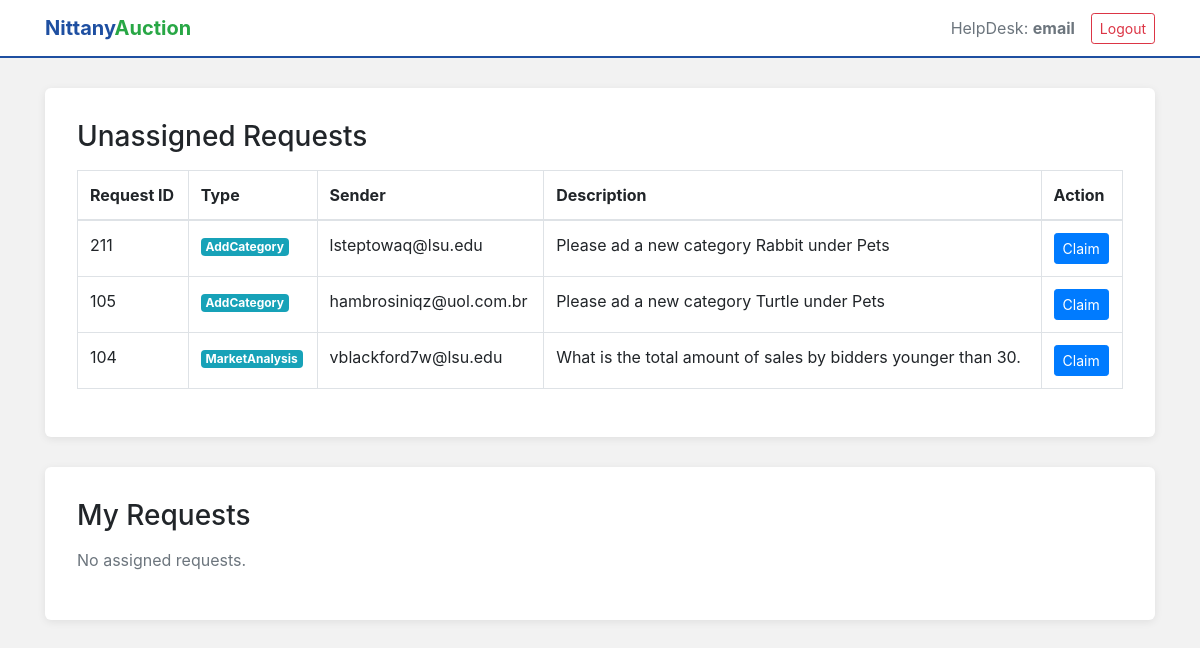
Page /helpdesk (signed in) on the earlier database version.
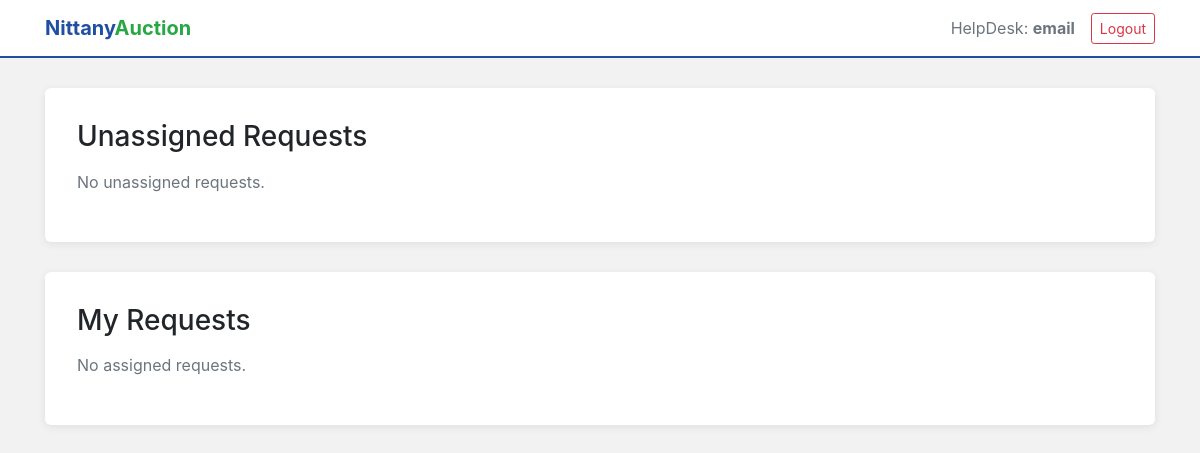
Same page on the later database version.
### tables this page shows
CREATE TABLE Requests (
    request_id INTEGER PRIMARY KEY AUTOINCREMENT,
    sender_email TEXT NOT NULL,
    helpdesk_staff_email TEXT DEFAULT 'helpdeskteam@lsu.edu',
    request_type TEXT NOT NULL,
    request_desc TEXT,
    request_status INTEGER DEFAULT 0,
    FOREIGN KEY (sender_email) REFERENCES User(email)
        ON UPDATE CASCADE
        ON DELETE RESTRICT,
    FOREIGN KEY (helpdesk_staff_email) REFERENCES User(email)
        ON UPDATE CASCADE
        ON DELETE SET DEFAULT
);

### app.py (the view)
@app.route('/helpdesk', methods=['GET'])
def helpdesk():
    user_email = session.get('email')
    if not user_email:
        return redirect(url_for('authenticate'))
    connection = get_connection()
    connection.row_factory = sqlite3.Row
    cursor = connection.cursor()
    cursor.execute('SELECT email FROM Helpdesk WHERE email = ?', (user_email,))
    result = cursor.fetchone()
    if not result:
        connection.close()
        return redirect(url_for('authenticate', error='You do not have access to the help desk'))
    cursor.execute("""
        SELECT *
        FROM Requests
        WHERE request_status = 0
          AND helpdesk_staff_email = 'helpdeskteam@lsu.edu'
        ORDER BY request_id DESC
    """)
    unassigned_requests = cursor.fetchall()
    cursor.execute("""
        SELECT *
        FROM Requests
        WHERE helpdesk_staff_email = ?
          AND request_status IN (1, 2)
        ORDER BY request_id DESC
    """, (user_email,))
    my_requests = cursor.fetchall()
    connection.close()
    return render_template(
        'helpdesk.html',
        email=user_email,
        unassigned_requests=unassigned_requests,
        my_requests=my_requests
    )

### app.py (called while the page is built)
@app.before_request
def ensure_roles_loaded():
    if 'email' in session and 'roles' not in session:
        connection = get_connection()
        cursor = connection.cursor()
        roles = []
        cursor.execute("SELECT 1 FROM Helpdesk WHERE email = ?", (session['email'],))
        if cursor.fetchone(): roles.append('helpdesk')
        cursor.execute("SELECT 1 FROM Sellers WHERE email = ?", (session['email'],))
        if cursor.fetchone(): roles.append('seller')
        cursor.execute("SELECT 1 FROM Bidders WHERE email = ?", (session['email'],))
        if cursor.fetchone(): roles.append('bidder')
        connection.close()
        session['roles'] = roles

def get_connection():
    conn = sql.connect(DB_NAME)
    return conn

### templates/helpdesk.html (shortened to what this page needs)
<!DOCTYPE html>
<html lang="en">
<head>
<link rel="stylesheet"
href="https://stackpath.bootstrapcdn.com/bootstrap/4.4.1/css/bootstrap.min.css"
crossorigin="anonymous">
</head>
<body>
<nav class="navbar navbar-expand-lg navbar-light">
<div class="container">
    <a class="navbar-brand brand-text" href="/">
        <span class="nittany">Nittany</span><span class="auction">Auction</span>
    </a>
    <div class="ml-auto d-flex align-items-center">
        <span class="text-muted mr-3">HelpDesk: <strong>{{ email }}</strong></span>
        <a class="btn btn-sm btn-outline-danger" href="/logout">Logout</a>
    </div>
</div>
</nav>
<div class="container">
    <div class="dashboard-card">
        <h3>Unassigned Requests</h3>
        {% if unassigned_requests %}
            <table class="table table-bordered mt-3">
                <thead>
                    <tr>
                        <th>Request ID</th>
                        <th>Type</th>
                        <th>Sender</th>
                        <th>Description</th>
                        <th>Action</th>
                    </tr>
                </thead>
                <tbody>
                    {% for r in unassigned_requests %}
                    <tr>
                        <td>{{ r['request_id'] }}</td>
                        <td>
                            <span class="badge badge-info">{{ r['request_type'] }}</span>
                        </td>
                        <td>{{ r['sender_email'] }}</td>
                        <td>{{ r['request_desc'] }}</td>
                        <td>
                            <form method="POST" action="/helpdesk/claim/{{ r['request_id'] }}">
                                <button type="submit" class="btn btn-sm btn-primary">Claim</button>
                            </form>
                        </td>
                    </tr>
                    {% endfor %}
                </tbody>
            </table>
        {% else %}
            <p class="text-muted mt-3">No unassigned requests.</p>
        {% endif %}
    </div>
    <div class="dashboard-card">
        <h3>My Requests</h3>
        {% if my_requests %}
            <table class="table table-bordered mt-3">
                <thead>
                    <tr>
                        <th>Request ID</th>
                        <th>Type</th>
                        <th>Sender</th>
                        <th>Description</th>
                        <th>Status</th>
                        <th>Action</th>
                    </tr>
                </thead>
                <tbody>
                    {% for r in my_requests %}
                    <tr>
                        <td>{{ r['request_id'] }}</td>
                        <td>
                            <span class="badge badge-info">{{ r['request_type'] }}</span>
                        </td>
                        <td>{{ r['sender_email'] }}</td>
                        <td>{{ r['request_desc'] }}</td>
                        <td>
                            {% if r['request_status'] == 1 %}
                                Claimed
                            {% elif r['request_status'] == 2 %}
                                Completed
                            {% else %}
                                Unassigned
                            {% endif %}
                        </td>
                        <td>
                            {% if r['request_status'] == 1 %}
                            <form method="POST" action="/helpdesk/complete/{{ r['request_id'] }}">
                                <button type="submit" class="btn btn-sm btn-success">Complete</button>
                            </form>
                            {% else %}
                                <span class="text-success">Done</span>
                            {% endif %}
                        </td>
                    </tr>
                    {% endfor %}
                </tbody>
            </table>
        {% else %}
            <p class="text-muted mt-3">No assigned requests.</p>
        {% endif %}
    </div>
</div>
</body>
</html>

Differences in the rows shown:
no longer on this page (row edited): Requests: request_id "211", request_type "AddCategory", sender_email "lsteptowaq@lsu.edu", request_desc "Please ad a new category Rabbit under Pets"
no longer on this page (row edited): Requests: request_id "105", request_type "AddCategory", sender_email "hambrosiniqz@uol.com.br", request_desc "Please ad a new category Turtle under Pets"
no longer on this page (row edited): Requests: request_id "104", request_type "MarketAnalysis", sender_email "vblackford7w@lsu.edu", request_desc "What is the total amount of sales by bidders younger than 30."
Other differences:
text no longer shown: "Request ID Type Sender Description Action"
text now shown: "No unassigned requests."
